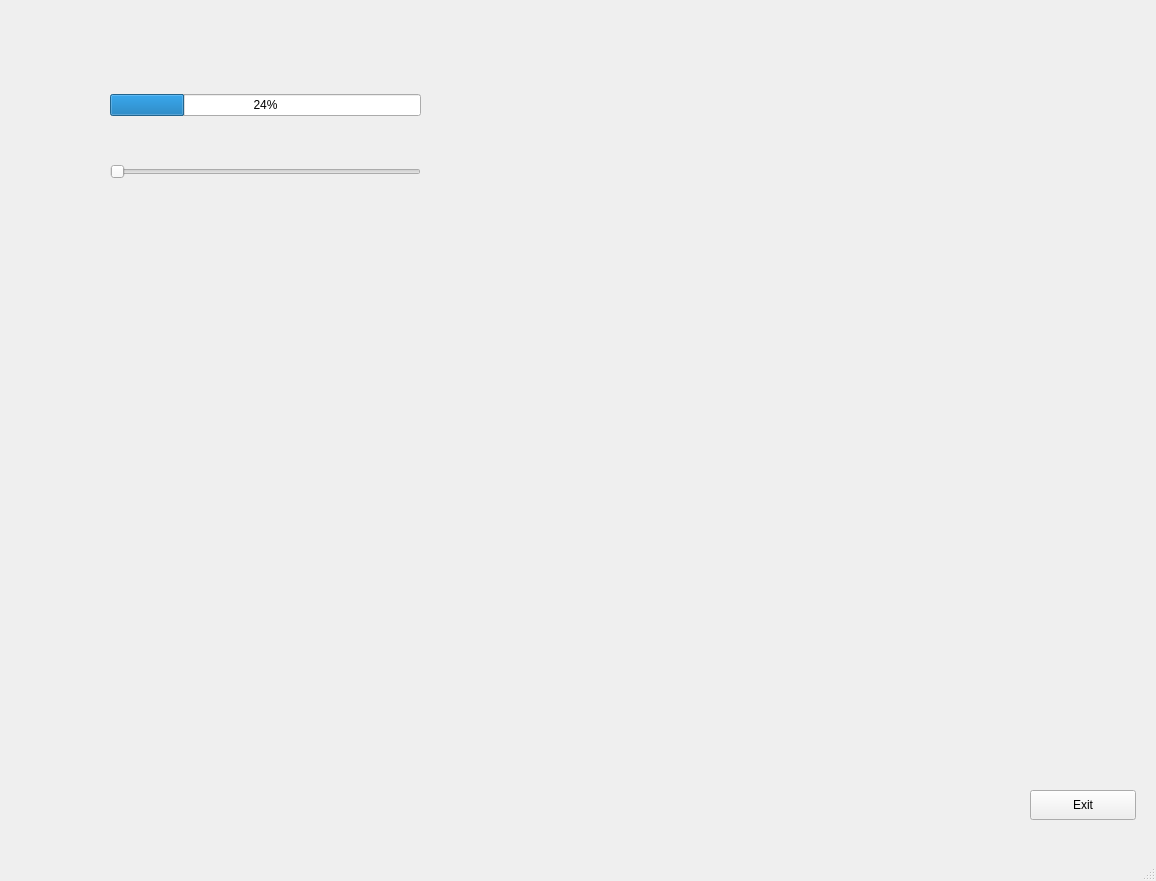
<?xml version="1.0" encoding="UTF-8"?>
<ui version="4.0">
 <class>MainWindow</class>
 <widget class="QMainWindow" name="MainWindow">
  <property name="geometry">
   <rect>
    <x>0</x>
    <y>0</y>
    <width>1156</width>
    <height>881</height>
   </rect>
  </property>
  <property name="windowTitle">
   <string>MainWindow</string>
  </property>
  <widget class="QWidget" name="centralwidget">
   <widget class="QPushButton" name="btnExit">
    <property name="geometry">
     <rect>
      <x>1030</x>
      <y>790</y>
      <width>106</width>
      <height>30</height>
     </rect>
    </property>
    <property name="text">
     <string>Exit</string>
    </property>
   </widget>
   <widget class="QLabel" name="lblShow">
    <property name="geometry">
     <rect>
      <x>790</x>
      <y>700</y>
      <width>341</width>
      <height>21</height>
     </rect>
    </property>
    <property name="text">
     <string/>
    </property>
   </widget>
   <widget class="QWidget" name="">
    <property name="geometry">
     <rect>
      <x>110</x>
      <y>52</y>
      <width>311</width>
      <height>171</height>
     </rect>
    </property>
    <layout class="QVBoxLayout" name="verticalLayout">
     <item>
      <widget class="QProgressBar" name="progressBar">
       <property name="value">
        <number>24</number>
       </property>
      </widget>
     </item>
     <item>
      <widget class="QSlider" name="horizontalSlider">
       <property name="orientation">
        <enum>Qt::Horizontal</enum>
       </property>
      </widget>
     </item>
    </layout>
   </widget>
  </widget>
  <widget class="QMenuBar" name="menubar">
   <property name="geometry">
    <rect>
     <x>0</x>
     <y>0</y>
     <width>1156</width>
     <height>26</height>
    </rect>
   </property>
  </widget>
  <widget class="QStatusBar" name="statusbar"/>
 </widget>
 <resources/>
 <connections/>
</ui>
